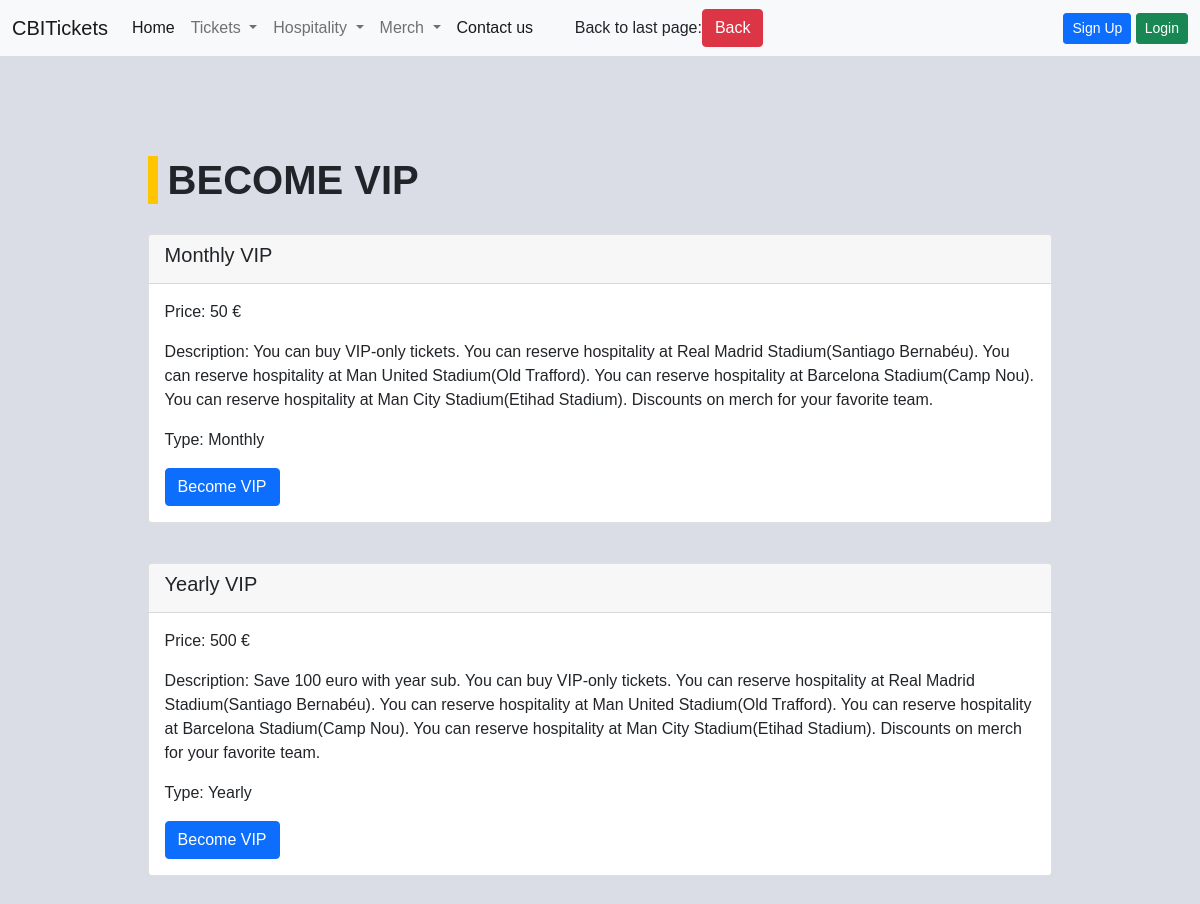
/become-vip/, run on an earlier commit of the app's database.
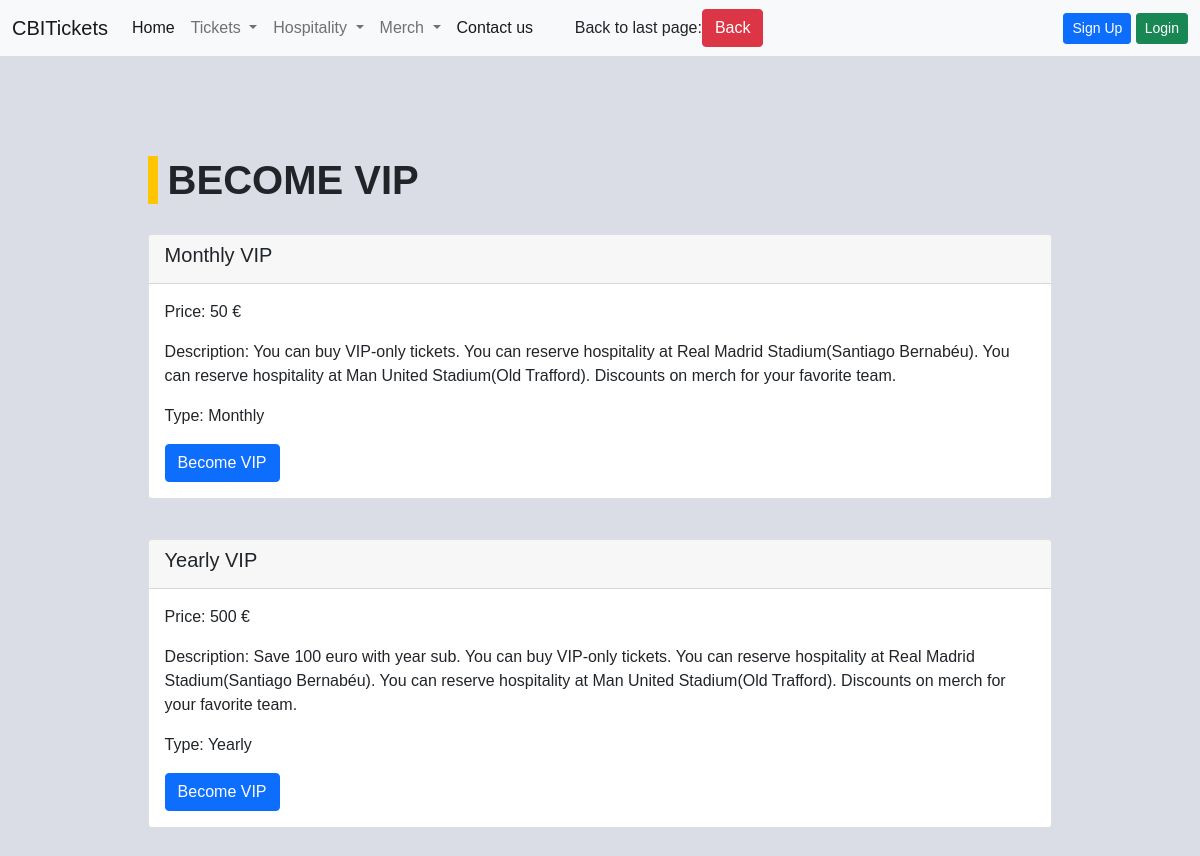
And on a later commit of the database.
### home/models.py (models this page shows, shortened)
class VIP(models.Model):
    vip_type_ch = (('Monthly', 'Monthly'), ('Yearly', 'Yearly'))
    title = models.CharField(max_length=150)
    price = models.IntegerField(null=False)
    description = models.TextField(max_length=1000, default='no description')
    vip_type = models.CharField(choices=vip_type_ch, max_length=30, null=False)
    created_at = models.DateTimeField(auto_now_add=True)
    updated_at = models.DateTimeField(auto_now=True)

### home/views.py (the view)
# urls.py: path('become-vip/', views.BecomeVIPListView.as_view(), name='become_vip'),
class BecomeVIPListView(ListView):
    template_name = 'home/become_vip.html'
    model = VIP
    context_object_name = 'all_vip'

### templates/home/become_vip.html (shortened to what this page needs)
{% extends 'base.html' %}
{% block content %}
    <div class="container">
        <h1>Become VIP</h1>
        {% for vip in all_vip %}
            <div class="card">
                <div class="card-header">
                    <h5 class="card-title">{{ vip.title }}</h5>
                </div>
                <div class="card-body">
                    <p class="card-text">Price: {{ vip.price }} &#128</p>
                    <p class="card-text">Description: {{ vip.description }}</p>
                    <p class="card-text">Type: {{ vip.vip_type }}</p>
                    {% if perms.user.vip_only %}
                        <button type="button" data-bs-toggle="modal" class="btn btn-danger"
                                data-bs-target="#cancelModal" id="modalTrigger">
                            Cancel VIP subscription
                        </button>
                    {% else %}
                        <button type="button" data-bs-toggle="modal" class="btn btn-primary"
                                data-bs-target="#buyModal" id="modalTrigger">
                            Become VIP
                        </button>
                    {% endif %}
                </div>
            </div>
        {% endfor %}
    </div>
{% endblock %}

What changed in the data, as far as the page shows it:
changed VIP "Monthly VIP": description "…Man United Stadium(Old Trafford). You can reserve hospitality at Barcelona Stadium(Camp Nou). You can reserve hospitality at Man City Stadium(Etihad Stadium). Discounts on merch for…" → "…Man United Stadium(Old Trafford). Discounts on merch for…"
changed VIP "Yearly VIP": description "…Man United Stadium(Old Trafford). You can reserve hospitality at Barcelona Stadium(Camp Nou). You can reserve hospitality at Man City Stadium(Etihad Stadium). Discounts on merch for…" → "…Man United Stadium(Old Trafford). Discounts on merch for…"
